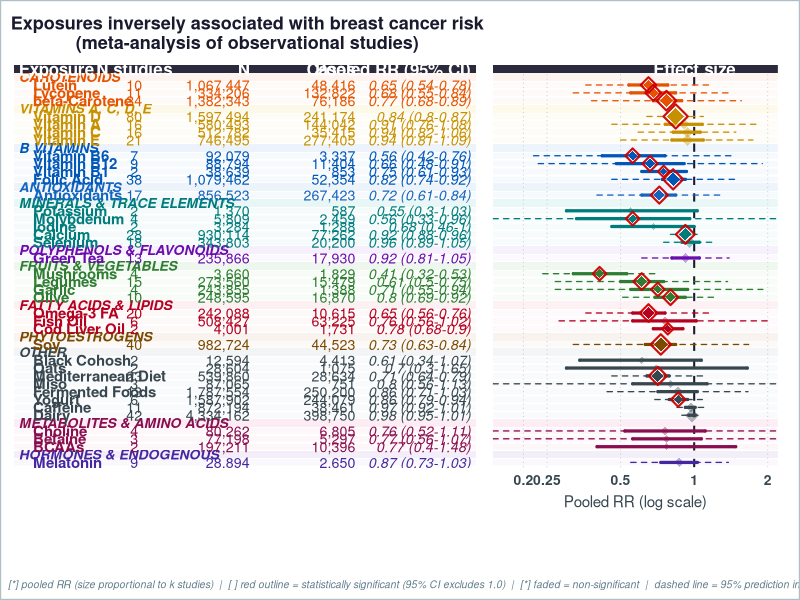
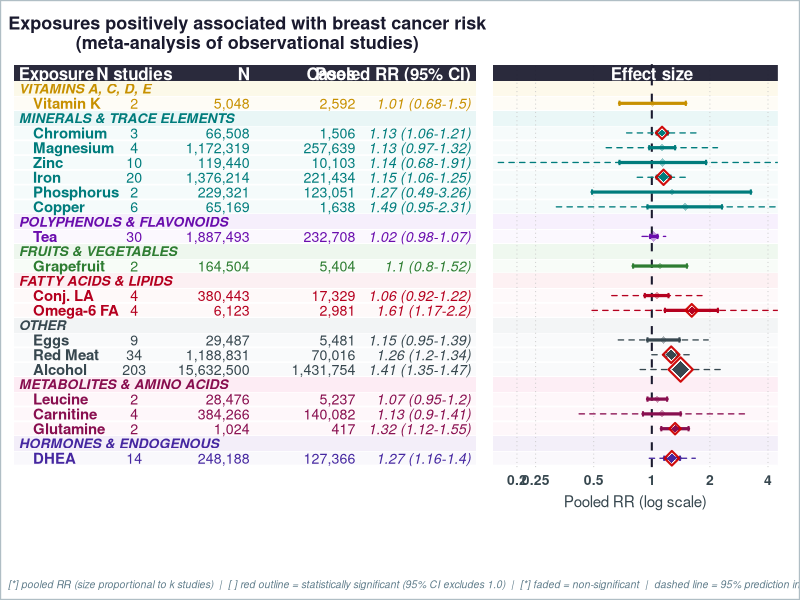
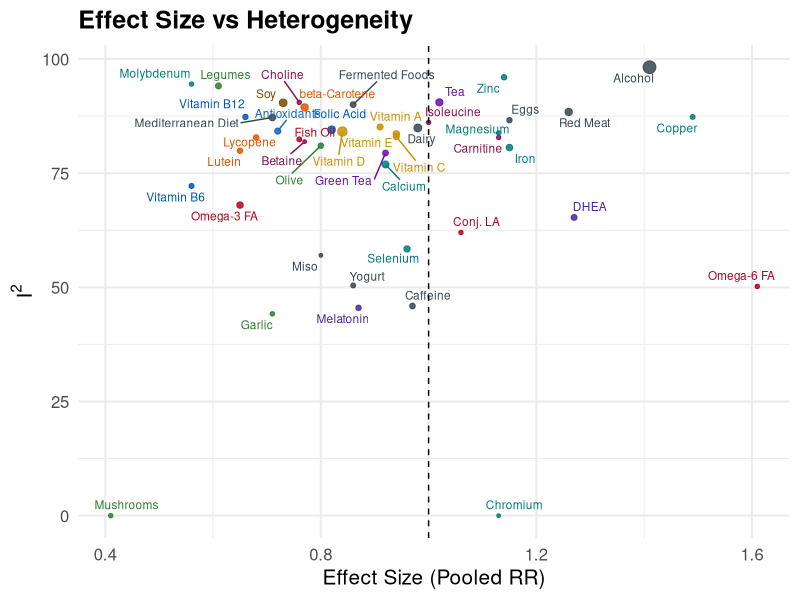
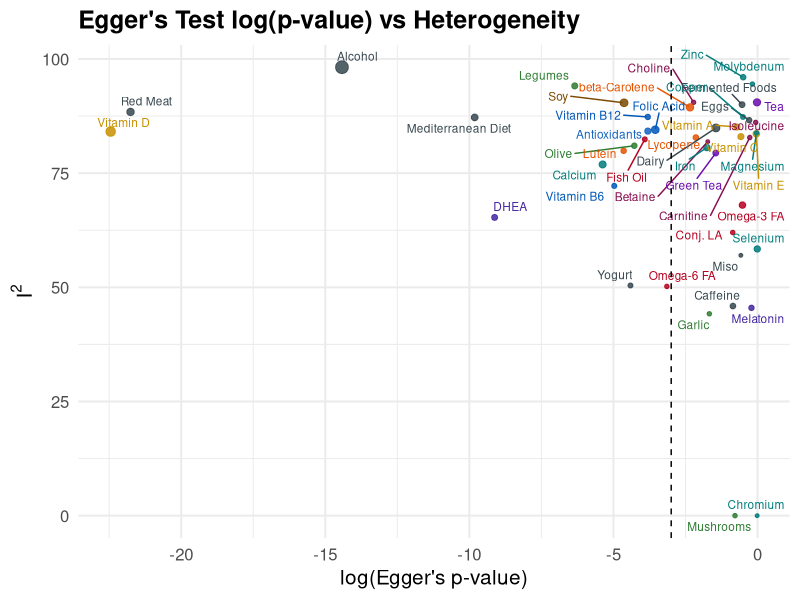

The R script that drew these images, in order:
# =============================================================================
# Combined analysis plots — Forest plots + Scatter diagnostic plots
# Data: exposures_meta_analysis_final_combined.xlsx
# =============================================================================

setwd('C:/Users/mde4023/Downloads/MetaFemina/Plot')
library(tidyverse)
library(scales)
library(readxl)
library(stringr)
library(cowplot)
library(ggtext)
library(ggrepel)
library(patchwork)

for (pkg in c("ggtext", "cowplot", "ggrepel", "patchwork")) {
  if (!requireNamespace(pkg, quietly = TRUE)) install.packages(pkg)
}

# =============================================================================
# 1. Read & clean data
# =============================================================================

raw <- read_excel("exposures_meta_analysis_final_combined.xlsx")

# Standardise column names
names(raw) <- c(
  "Exposure", "n_studies", "pooled_es_num",
  "ci_low", "ci_high",
  "pi_low", "pi_high",
  "I2", "eggers_p",
  "Total_N", "N_cases"
)

dat_clean <- raw %>%
  mutate(
    # Reconstruct a display string  "OR (low–high)" for the table column
    pooled_ci_lab = paste0(
      pooled_es_num,
      " (", ci_low, "-", ci_high, ")"
    ),
    N_lab     = comma(Total_N),
    Cases_lab = comma(N_cases),
    sig = ifelse((ci_high < 1 | ci_low > 1), "Significant", "Not significant"),
    direction = case_when(
      pooled_es_num < 1 ~ "Protective",
      pooled_es_num > 1 ~ "Harmful",
      TRUE              ~ "Neutral"
    )
  )

# =============================================================================
# 2. Group mapping, order & colour palettes  (unchanged from original)
# =============================================================================

group_map <- tribble(
  ~Exposure,                  ~Group,
  "eggs",                     "Other",
  "dairy",                    "Other",
  "red_meat",             "Other",
  "fermented_foods",          "Other",
  "skyr",                     "Other",
  "hemp_seeds",               "Fatty Acids & Lipids",
  "kefir",                    "Other",
  "legumes",                  "Fruits & Vegetables",
  "chia_seeds",               "Fatty Acids & Lipids",
  "oats",                     "Other",
  "flax",                     "Phytoestrogens",
  "vitamin_b2",               "B Vitamins",
  "cesium",                   "Minerals & Trace Elements",
  "quercetin",                "Polyphenols & Flavonoids",
  "vitamin_b6",               "B Vitamins",
  "fish_oil",                 "Fatty Acids & Lipids",
  "grape",                    "Fruits & Vegetables",
  "lutein",                   "Carotenoids",
  "molybdenum",               "Minerals & Trace Elements",
  "garlic",                   "Fruits & Vegetables",
  "lycopene",                 "Carotenoids",
  "soy",                      "Phytoestrogens",
  "pantothenic_acid",         "B Vitamins",
  "resveratrol",              "Polyphenols & Flavonoids",
  "vitamin_a",                "Vitamins A, C, D, E",
  "vitamin_b1",               "B Vitamins",
  "mediterranean_diet",       "Other",
  "cod_liver_oil",            "Fatty Acids & Lipids",
  "antioxidants",             "Antioxidants",
  "betaine",                  "Metabolites & Amino Acids",
  "beta-carotene",            "Carotenoids",
  "choline",                  "Metabolites & Amino Acids",
  "magnesium",                "Minerals & Trace Elements",
  "olive",                    "Fruits & Vegetables",
  "vitamin_c",                "Vitamins A, C, D, E",
  "flaxseed",                 "Phytoestrogens",
  "iodine",                   "Minerals & Trace Elements",
  "green_tea",                "Polyphenols & Flavonoids",
  "mushrooms",                "Fruits & Vegetables",
  "calcium",                  "Minerals & Trace Elements",
  "copper",                   "Minerals & Trace Elements",
  "folic_acid",               "B Vitamins",
  "selenium",                 "Minerals & Trace Elements",
  "potassium",                "Minerals & Trace Elements",
  "vitamin_b12",              "B Vitamins",
  "tea",                      "Polyphenols & Flavonoids",
  "mineral_supplements",      "Minerals & Trace Elements",
  "papaya",                   "Fruits & Vegetables",
  "bcaas",                    "Metabolites & Amino Acids",
  "vitamin_e",                "Vitamins A, C, D, E",
  "vitamin_d",                "Vitamins A, C, D, E",
  "omega-3_fatty_acids",      "Fatty Acids & Lipids",
  "caffeine",                 "Other",
  "alcohol",                  "Other",
  "leucine",                  "Metabolites & Amino Acids",
  "iron",                     "Minerals & Trace Elements",
  "isoleucine",               "Metabolites & Amino Acids",
  "protein_intake",           "Metabolites & Amino Acids",
  "conjugated_linoleic_acid", "Fatty Acids & Lipids",
  "grapefruit",               "Fruits & Vegetables",
  "creatine",                 "Metabolites & Amino Acids",
  "chromium",                 "Minerals & Trace Elements",
  "glutamine",                "Metabolites & Amino Acids",
  "melatonin",                "Hormones & Endogenous",
  "vitamin_k",                "Vitamins A, C, D, E",
  "zinc",                     "Minerals & Trace Elements",
  "carnitine",                "Metabolites & Amino Acids",
  "dehydroepiandrosterone",   "Hormones & Endogenous",
  "cannabidiol",              "Herbal & Botanical",
  "phosphorus",               "Minerals & Trace Elements",
  "ginseng",                  "Herbal & Botanical",
  "vitamin_b3",               "B Vitamins",
  "omega-6_fatty_acids",      "Fatty Acids & Lipids",
  "ginkgo",                   "Herbal & Botanical",
  "coenzyme_q10",             "Antioxidants"
)

group_order <- c(
  "Carotenoids",
  "Vitamins A, C, D, E",
  "B Vitamins",
  "Antioxidants",
  "Minerals & Trace Elements",
  "Polyphenols & Flavonoids",
  "Fruits & Vegetables",
  "Fatty Acids & Lipids",
  "Phytoestrogens",
  "Herbal & Botanical",
  "Other",
  "Metabolites & Amino Acids",
  "Hormones & Endogenous"
)

group_colors <- c(
  "B Vitamins"               = "#0057B8",
  "Carotenoids"              = "#E55300",
  "Minerals & Trace Elements"= "#007C7C",
  "Fruits & Vegetables"      = "#2E7D32",
  "Vitamins A, C, D, E"     = "#C79000",
  "Polyphenols & Flavonoids" = "#6A0DAD",
  "Fatty Acids & Lipids"     = "#B5001F",
  "Phytoestrogens"           = "#7B4A00",
  "Other"                    = "#37474F",
  "Herbal & Botanical"       = "#00695C",
  "Metabolites & Amino Acids"= "#880E4F",
  "Hormones & Endogenous"    = "#4527A0",
  "Antioxidants"             = "#1565C0"
)

group_bg <- c(
  "B Vitamins"               = "#E3EEFA",
  "Carotenoids"              = "#FDEEE6",
  "Minerals & Trace Elements"= "#DFF2F2",
  "Fruits & Vegetables"      = "#E6F4E6",
  "Vitamins A, C, D, E"     = "#FBF6E0",
  "Polyphenols & Flavonoids" = "#F2E8FB",
  "Fatty Acids & Lipids"     = "#FBEAED",
  "Phytoestrogens"           = "#F5EDE6",
  "Other"                    = "#ECEFF1",
  "Herbal & Botanical"       = "#E0F2EF",
  "Metabolites & Amino Acids"= "#FCE4EF",
  "Hormones & Endogenous"    = "#EDE7F6",
  "Antioxidants"             = "#E3EEF9"
)

# =============================================================================
# 3. Helper: pretty exposure labels
# =============================================================================

prettify_exposure <- function(x) {
  x %>%
    str_replace_all("_", " ") %>%
    str_to_title() %>%
    str_replace("Bcaas",                   "BCAAs") %>%
    str_replace("Beta-Carotene",            "beta-Carotene") %>%
    str_replace("Omega-3 Fatty Acids",      "Omega-3 FA") %>%
    str_replace("Omega-6 Fatty Acids",      "Omega-6 FA") %>%
    str_replace("Conjugated Linoleic Acid", "Conj. LA") %>%
    str_replace("Mineral Supplements",      "Minerals") %>%
    str_replace("Dehydroepiandrosterone",   "DHEA")
}

# =============================================================================
# 4. Forest plot helpers  (identical logic to original)
# =============================================================================

prepare_dat <- function(dat_clean, dir) {
  dat_clean %>%
    filter(n_studies > 1) %>%
    left_join(group_map, by = "Exposure") %>%
    mutate(
      Group          = replace_na(Group, "Other"),
      Exposure_label = prettify_exposure(Exposure),
      Group          = factor(Group, levels = group_order)
    ) %>%
    filter(direction == dir) %>%
    arrange(Group, pooled_es_num) %>%
    mutate(row = row_number())
}

build_plot_rows <- function(df) {
  groups_present <- df %>%
    group_by(Group) %>%
    summarise(n = n(), .groups = "drop") %>%
    arrange(match(Group, c(group_order, "Other")))
  
  plot_row   <- integer(nrow(df))
  label_rows <- list()
  current_row <- 1
  
  for (i in seq_len(nrow(groups_present))) {
    grp   <- as.character(groups_present$Group[i])
    n_grp <- groups_present$n[i]
    
    label_rows[[i]] <- tibble(plot_row = current_row, Group = grp, is_label = TRUE)
    current_row <- current_row + 1
    
    idx <- which(as.character(df$Group) == grp)
    plot_row[idx] <- seq(current_row, current_row + n_grp - 1)
    current_row <- current_row + n_grp
  }
  
  df$plot_row <- plot_row
  list(df = df, labels = bind_rows(label_rows), total_rows = current_row - 1)
}

# ---- Table panel ----
make_table_panel <- function(df, label_df, total_rows, title_text, fs = 3.8) {
  header_y <- 0
  y_lim    <- c(total_rows + 0.6, -0.65)
  
  ggplot() +
    geom_rect(data = df,
              aes(ymin = plot_row - 0.5, ymax = plot_row + 0.5,
                  xmin = -0.05, xmax = 4.75, fill = as.character(Group)),
              alpha = 0.30, inherit.aes = FALSE) +
    scale_fill_manual(values = group_bg, guide = "none") +
    geom_hline(yintercept = seq(0.5, total_rows + 0.5, 1),
               color = "white", linewidth = 0.6) +
    geom_rect(data = label_df,
              aes(ymin = plot_row - 0.5, ymax = plot_row + 0.5,
                  xmin = -0.05, xmax = 4.75, fill = Group),
              alpha = 0.70, inherit.aes = FALSE) +
    geom_text(data = label_df,
              aes(x = 0.0, y = plot_row, label = toupper(Group), color = Group),
              hjust = 0, size = fs - 0.3, fontface = "bold.italic", inherit.aes = FALSE) +
    scale_color_manual(values = group_colors, guide = "none") +
    geom_text(data = df,
              aes(x = 0.15, y = plot_row, label = Exposure_label,
                  color = as.character(Group)),
              hjust = 0, size = fs, fontface = "bold", inherit.aes = FALSE) +
    geom_text(data = df,
              aes(x = 1.2, y = plot_row, label = as.character(n_studies),
                  color = as.character(Group)),
              hjust = 0.5, size = fs - 0.2, inherit.aes = FALSE) +
    geom_text(data = df,
              aes(x = 2.4, y = plot_row, label = N_lab,
                  color = as.character(Group)),
              hjust = 1, size = fs - 0.2, inherit.aes = FALSE) +
    geom_text(data = df,
              aes(x = 3.5, y = plot_row, label = Cases_lab,
                  color = as.character(Group)),
              hjust = 1, size = fs - 0.2, inherit.aes = FALSE) +
    geom_text(data = df,
              aes(x = 4.7, y = plot_row, label = pooled_ci_lab,
                  color = as.character(Group)),
              hjust = 1, size = fs - 0.2, fontface = "italic", inherit.aes = FALSE) +
    annotate("rect",
             xmin = -0.05, xmax = 4.75, ymin = -0.60, ymax = 0.50,
             fill = "#1A1A2E", alpha = 0.93) +
    annotate("text", x = 0.0, y = header_y, label = "Exposure",
             hjust = 0, fontface = "bold", size = fs + 0.5, color = "white") +
    annotate("text", x = 1.2, y = header_y, label = "N studies",
             hjust = 0.5, fontface = "bold", size = fs + 0.5, color = "white") +
    annotate("text", x = 2.4, y = header_y, label = "N",
             hjust = 1, fontface = "bold", size = fs + 0.5, color = "white") +
    annotate("text", x = 3.5, y = header_y, label = "Cases",
             hjust = 1, fontface = "bold", size = fs + 0.5, color = "white") +
    annotate("text", x = 4.7, y = header_y, label = "Pooled RR (95% CI)",
             hjust = 1, fontface = "bold", size = fs + 0.5, color = "white") +
    scale_x_continuous(limits = c(-0.05, 4.8), expand = c(0, 0)) +
    scale_y_continuous(limits = y_lim, trans = "reverse", expand = c(0, 0)) +
    labs(title = title_text) +
    theme_void() +
    theme(
      plot.title      = element_text(face = "bold", hjust = 0.5, size = 13,
                                     color = "#1A1A2E", margin = margin(b = 8, t = 4)),
      plot.background = element_rect(fill = "white", color = NA),
      plot.margin     = margin(8, 4, 8, 10)
    )
}

# ---- Forest panel ----
make_forest_panel <- function(df, label_df, total_rows, xlim_max = 2.5, fs = 3.8) {
  header_y <- 0
  y_lim    <- c(total_rows + 0.6, -0.65)
  # Forest panel x-axis settings
  xlim_min <- 0.15
  x_breaks_all <- c(0.2, 0.25, 0.5, 1, 2, 4)
  x_breaks <- x_breaks_all[x_breaks_all >= xlim_min & x_breaks_all <= xlim_max]
  ggplot() +
    geom_rect(data = df,
              aes(ymin = plot_row - 0.5, ymax = plot_row + 0.5,
                  xmin = xlim_min, xmax = xlim_max, fill = as.character(Group)),
              alpha = 0.28, inherit.aes = FALSE) +
    scale_fill_manual(values = group_bg, guide = "none") +
    geom_hline(yintercept = seq(0.5, total_rows + 0.5, 1),
               color = "white", linewidth = 0.6) +
    geom_rect(data = label_df,
              aes(ymin = plot_row - 0.5, ymax = plot_row + 0.5,
                  xmin = xlim_min, xmax = xlim_max, fill = Group),
              alpha = 0.65, inherit.aes = FALSE) +
    geom_vline(xintercept = x_breaks[x_breaks != 1],
               color = "grey78", linewidth = 0.3, linetype = "dotted") +
    geom_vline(xintercept = 1,
               linetype = "dashed", linewidth = 0.7, color = "#1A1A2E") +
    # CI whiskers
    # CI whisker (main horizontal line)
    geom_segment(data = df,
                 aes(x    = pmax(ci_low,  xlim_min),
                     xend = pmin(ci_high, xlim_max),
                     y = plot_row, yend = plot_row,
                     color = as.character(Group)),
                 linewidth = 1.1, lineend = "round", inherit.aes = FALSE) +
    
    # Left end-cap tick — only draw if ci_low is within range
    geom_segment(data = df %>% filter(ci_low >= xlim_min),
                 aes(x = ci_low, xend = ci_low,
                     y = plot_row - 0.18, yend = plot_row + 0.18,
                     color = as.character(Group)),
                 linewidth = 0.7, inherit.aes = FALSE) +
    
    # Right end-cap tick — only draw if ci_high is within range
    geom_segment(data = df %>% filter(ci_high <= xlim_max),
                 aes(x = ci_high, xend = ci_high,
                     y = plot_row - 0.18, yend = plot_row + 0.18,
                     color = as.character(Group)),
                 linewidth = 0.7, inherit.aes = FALSE) +
    # Prediction interval whiskers (dashed, thinner) — only where available
    geom_segment(data = df %>% filter(!is.na(pi_low) & !is.na(pi_high)),
                 aes(x = pmax(pi_low, xlim_min), xend = pmin(pi_high, xlim_max),
                     y = plot_row, yend = plot_row,
                     color = as.character(Group)),
                 linewidth = 0.45, linetype = "dashed",
                 lineend = "round", inherit.aes = FALSE) +
    # Non-significant diamonds
    geom_point(data = df %>% filter(sig == "Not significant"),
               aes(x = pooled_es_num, y = plot_row,
                   color = as.character(Group), size = n_studies),
               shape = 18, alpha = 0.38, inherit.aes = FALSE) +
    # Significant: white halo + coloured diamond + red outline
    geom_point(data = df %>% filter(sig == "Significant"),
               aes(x = pooled_es_num, y = plot_row, size = n_studies * 1.9),
               shape = 18, color = "white", alpha = 0.55, inherit.aes = FALSE) +
    geom_point(data = df %>% filter(sig == "Significant"),
               aes(x = pooled_es_num, y = plot_row,
                   color = as.character(Group), size = n_studies),
               shape = 18, alpha = 1.0, inherit.aes = FALSE) +
    geom_point(data = df %>% filter(sig == "Significant"),
               aes(x = pooled_es_num, y = plot_row, size = n_studies * 0.9),
               shape = 5, color = "#CC0000", stroke = 1.1, alpha = 0.95,
               inherit.aes = FALSE) +
    # Header bar
    annotate("rect",
             xmin = xlim_min, xmax = xlim_max, ymin = -0.60, ymax = 0.50,
             fill = "#1A1A2E", alpha = 0.93) +
    annotate("text", x = 1, y = header_y, label = "Effect size", hjust = 0.5,
             fontface = "bold", size = fs + 0.5, color = "white") +
    scale_x_log10(
      limits = c(xlim_min, xlim_max),
      breaks = x_breaks,
      labels = as.character(x_breaks),
      expand = c(0, 0)
    )+
    scale_y_continuous(limits = y_lim, trans = "reverse", expand = c(0, 0)) +
    scale_color_manual(
      values = group_colors,
      name   = "Exposure group",
      guide  = guide_legend(
        ncol           = 4,
        override.aes   = list(shape = 15, size = 5.5, alpha = 1),
        title.position = "top",
        title.hjust    = 0,
        byrow          = TRUE
      )
    ) +
    scale_size_continuous(range = c(2.0, 6.5), guide = "none") +
    labs(x = "Pooled RR (log scale)", y = NULL) +
    theme_minimal(base_size = 11) +
    theme(
      axis.text.y      = element_blank(),
      axis.ticks.y     = element_blank(),
      axis.text.x      = element_text(size = 10, color = "#37474F", face = "bold"),
      axis.title.x     = element_text(size = 11, color = "#37474F", margin = margin(t = 6)),
      panel.grid       = element_blank(),
      legend.position  = "bottom",
      legend.text      = element_text(size = 9,  color = "#1A1A2E"),
      legend.title     = element_text(size = 10, color = "#1A1A2E", face = "bold"),
      legend.key.size  = unit(0.55, "cm"),
      legend.spacing.x = unit(0.4, "cm"),
      plot.background  = element_rect(fill = "white", color = NA),
      plot.margin      = margin(8, 16, 8, 2)
    )
}

# ---- Caption ----
make_caption <- function(direction) {
  side <- if (direction == "Protective") {
    "RR < 1 = inversely associated with breast cancer risk."
  } else {
    "RR > 1 = positively associated with breast cancer risk."
  }
  paste0(
    "[*] pooled RR (size proportional to k studies)  |  ",
    "[ ] red outline = statistically significant (95% CI excludes 1.0)  |  ",
    "[*] faded = non-significant  |  dashed line = 95% prediction interval  |  "
  )
}

# ---- Compose & save ----
save_forest_figure <- function(direction, title_text, xlim_max, filename) {
  df_raw     <- prepare_dat(dat_clean, direction)
  built      <- build_plot_rows(df_raw)
  df         <- built$df
  label_df   <- built$labels
  total_rows <- built$total_rows
  
  tbl        <- make_table_panel(df, label_df, total_rows, title_text)
  fst        <- make_forest_panel(df, label_df, total_rows, xlim_max)
  legend_grob <- get_legend(fst)
  fst_no_leg  <- fst + theme(legend.position = "none")
  
  caption_grob <- ggdraw() +
    draw_label(make_caption(direction),
               x = 0.01, hjust = 0, size = 7.5,
               color = "#607D8B", fontface = "italic")
  
  combined <- plot_grid(
    plot_grid(tbl, fst_no_leg,
              ncol = 2, rel_widths = c(1.55, 1),
              align = "h", axis = "tb"),
    legend_grob,
    caption_grob,
    ncol        = 1,
    rel_heights = c(1, 0.09, 0.06)
  )
  
  final <- ggdraw(combined) +
    draw_line(x = c(0, 1, 1, 0, 0),
              y = c(0, 0, 1, 1, 0),
              color = "#B0BEC5", linewidth = 0.8)
  
  ggsave(filename,
         plot = final, width = 297, height = 250,
         units = "mm", device = "pdf", dpi = 300)
  message("Saved: ", filename)
  invisible(final)
}

# =============================================================================
# 5. Scatter / diagnostic plots  (Plot.R style, adapted for new columns)
#    Two separate functions — one per plot
# =============================================================================

# Shared helper: build the filtered + labelled data frame
build_scatter_df <- function(dat_clean, min_studies = 2) {
  dat_clean %>%
    filter(n_studies > min_studies) %>%
    left_join(group_map, by = "Exposure") %>%
    mutate(
      Group          = replace_na(Group, "Other"),
      Group          = factor(Group, levels = group_order),
      exposure_label = prettify_exposure(Exposure),
      log_eggers_p   = log(eggers_p)   # natural log, same as original
    )
}

# ---- Plot 1: Effect Size vs I² ----
make_es_heterogeneity_plot <- function(dat_clean, min_studies = 2,
                                       filename = "plot_es_vs_heterogeneity.pdf") {
  
  plot_df <- build_scatter_df(dat_clean, min_studies)
  
  p <- ggplot(plot_df,
              aes(x = pooled_es_num, y = I2, color = as.character(Group))) +
    geom_point(aes(size = n_studies), alpha = 0.85) +
    geom_text_repel(aes(label = exposure_label), size = 3, max.overlaps = 20) +
    geom_vline(xintercept = 1, linetype = "dashed") +
    scale_color_manual(values = group_colors, guide = "none") +
    scale_size_continuous(range = c(1, 4), name = "Number of studies") +
    labs(
      title = "Effect Size vs Heterogeneity",
      x     = "Effect Size (Pooled RR)",
      y     = expression(I^2)
    ) +
    theme_minimal(base_size = 15) +
    theme(
      legend.position = "none",
      plot.title      = element_text(face = "bold")
    )
  
  ggsave(filename,
         plot = p, width = 210, height = 210,
         units = "mm", device = "pdf", dpi = 300)
  message("Saved: ", filename)
  invisible(p)
}

# ---- Plot 2: log(Egger's p-value) vs I² ----
make_eggers_heterogeneity_plot <- function(dat_clean, min_studies = 2,
                                           filename = "plot_eggers_vs_heterogeneity.pdf") {
  
  plot_df <- build_scatter_df(dat_clean, min_studies) %>%
    filter(!is.na(log_eggers_p))
  
  p <- ggplot(plot_df,
              aes(x = log_eggers_p, y = I2, color = as.character(Group))) +
    geom_point(aes(size = n_studies), alpha = 0.85) +
    geom_text_repel(aes(label = exposure_label), size = 3, max.overlaps = 20) +
    geom_vline(xintercept = log(0.05), linetype = "dashed") +   # log(0.05) ≈ -2.996
    scale_color_manual(values = group_colors, guide = "none") +
    scale_size_continuous(range = c(1, 4), name = "Number of studies") +
    labs(
      title = "Egger's Test log(p-value) vs Heterogeneity",
      x     = "log(Egger's p-value)",
      y     = expression(I^2)
    ) +
    theme_minimal(base_size = 15) +
    theme(
      legend.position = "none",
      plot.title      = element_text(face = "bold")
    )
  
  ggsave(filename,
         plot = p, width = 210, height = 210,
         units = "mm", device = "pdf", dpi = 300)
  message("Saved: ", filename)
  invisible(p)
}

# =============================================================================
# 6. Render all figures
# =============================================================================

save_forest_figure(
  direction  = "Protective",
  title_text = "Exposures inversely associated with breast cancer risk\n(meta-analysis of observational studies)",
  xlim_max   = 2.2,
  filename   = "forest_protective.pdf"
)

save_forest_figure(
  direction  = "Harmful",
  title_text = "Exposures positively associated with breast cancer risk\n(meta-analysis of observational studies)",
  xlim_max   = 4.5,
  filename   = "forest_harmful.pdf"
)

make_es_heterogeneity_plot(
  dat_clean   = dat_clean,
  min_studies = 2,
  filename    = "plot_es_vs_heterogeneity.pdf"
)

make_eggers_heterogeneity_plot(
  dat_clean   = dat_clean,
  min_studies = 2,
  filename    = "plot_eggers_vs_heterogeneity.pdf"
)

message("All figures saved.")
